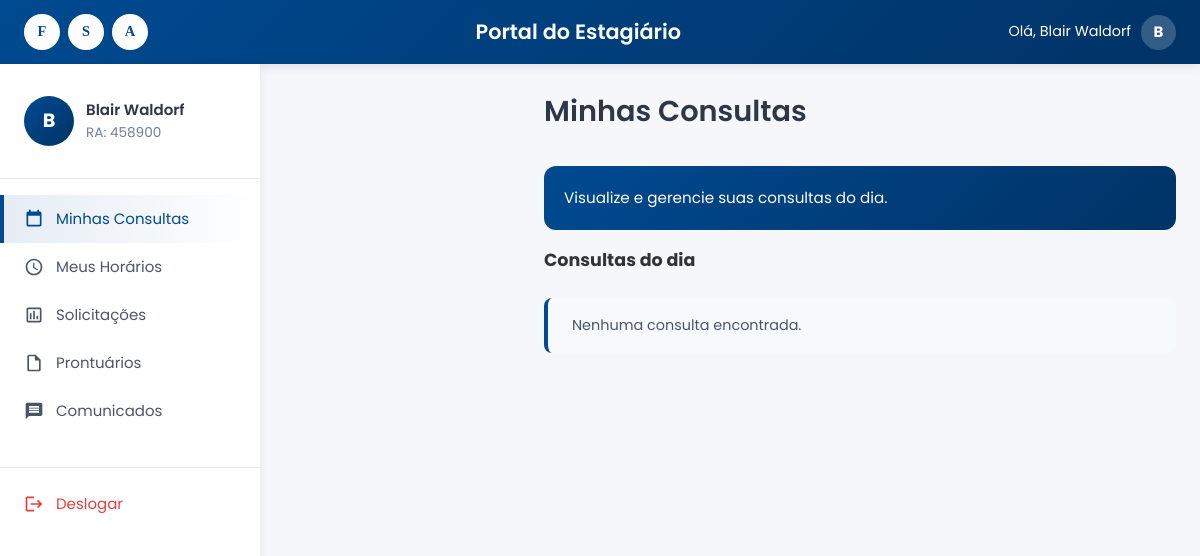
Page /aba_estagiario (signed in) on the committed database.
### models.py (models this page shows, shortened)
class Estagiario(db.Model):
    id = db.Column(db.Integer, primary_key=True)
    nome = db.Column(db.String(100), nullable=False)
    data_nascimento = db.Column(db.Date, nullable=False)
    RA = db.Column(db.String(10), unique=True, nullable=False)  # Único
    cpf = db.Column(db.String(14), unique=True, nullable=False)  # Único
    telefone_aluno = db.Column(db.String(20), unique=True, nullable=False)  # Único
    emailfsa = db.Column(db.String(100), unique=True, nullable=False)  # Único entre todos
    curso_periodo = db.Column(db.String(50), nullable=False)
    senha = db.Column(db.String(200), nullable=False)
    agendamentos = db.relationship('Agendamento', backref='estagiario', lazy=True)
    disponibilidades = db.relationship('Disponibilidade', backref='estagiario', lazy=True)

### views.py (the view)
@app.route('/aba_estagiario')
def aba_estagiario():
    print("DEBUG: Acessando a rota /aba_estagiario.")
    if 'logged_in' not in session or session.get('user_type') != 'estagiario':
        flash('Acesso negado. Por favor, faça o login como estagiário.', 'error')
        return redirect(url_for('login'))
    estagiario_id = session.get('user_id')
    if not estagiario_id:
        flash('Erro na sessão. Por favor, faça o login novamente.', 'error')
        return redirect(url_for('login'))
    estagiario = Estagiario.query.get(estagiario_id)
    if not estagiario:
        flash('Estagiário não encontrado.', 'error')
        session.clear()
        return redirect(url_for('login'))
    from models import Notificacao
    notificacoes = Notificacao.query.filter(
        (Notificacao.destinatario_id.is_(None)) | (Notificacao.destinatario_id == estagiario_id)
    ).order_by(Notificacao.data_criacao.desc()).all()
    messages = session.pop('_flashes', [])
    return render_template("aba_estagiario.html", estagiario=estagiario, messages=messages, notificacoes=notificacoes)

### templates/aba_estagiario.html (shortened to what this page needs)
<!DOCTYPE html>
<html lang="pt-br">
<head>
    <link rel="stylesheet" href="{{url_for('static', filename='css/aba_estagiario.css') }}">
</head>
<body>
    <header>
        <div class="logo">
            <span style="font-family: 'Times New Roman', Times, serif;">F</span>
            <span style="font-family: 'Times New Roman', Times, serif;">S</span>
            <span style="font-family: 'Times New Roman', Times, serif;">A</span>
        </div>
        <div class="title" id="page-title">Portal do Estagiário</div>
        <div class="profile" onclick="toggleDropdown()">
            <div>Olá, {{ estagiario.nome }}</div>
            <span>{{ estagiario.nome[:1] if estagiario and estagiario.nome else 'E' }}</span>
        </div>
    </header>
    <div class="container">
        <div class="sidebar">
            <div class="sidebar-header">
                <div class="sidebar-user">
                    <div class="user-avatar">{{ estagiario.nome[:1] if estagiario and estagiario.nome else 'E' }}</div>
                    <div class="user-info">
                        <div class="user-name">{{ estagiario.nome }}</div>
                        <div class="user-role">RA: {{ estagiario.RA }}</div>
                    </div>
                </div>
            </div>
            <nav class="sidebar-nav">
                <a href="#" class="nav-item active" onclick="mostrarPagina('pagina-minhas-consultas')">
                    <svg xmlns="http://www.w3.org/2000/svg" viewBox="0 0 24 24" class="nav-icon">
                        <path d="M19 3h-1V1h-2v2H8V1H6v2H5c-1.1 0-2 .9-2 2v14c0 1.1.9 2 2 2h14c1.1 0 2-.9 2-2V5c0-1.1-.9-2-2-2zm0 16H5V8h14v11zM5 5v1h14V5H5z"/>
                    </svg>
                    <span>Minhas Consultas</span>
                </a>
                <a href="#" class="nav-item" onclick="mostrarPagina('pagina-meus-horarios')">
                    <svg xmlns="http://www.w3.org/2000/svg" viewBox="0 0 24 24" class="nav-icon">
                        <path d="M11.99 2C6.47 2 2 6.48 2 12s4.47 10 9.99 10C17.52 22 22 17.52 22 12S17.52 2 11.99 2zM12 20c-4.42 0-8-3.58-8-8s3.58-8 8-8 8 3.58 8 8-3.58 8-8 8zm.5-13H11v6l5.25 3.15.75-1.23-4.5-2.67z"/>
                    </svg>
                    <span>Meus Horários</span>
                </a>
                <a href="#" class="nav-item" onclick="mostrarPagina('pagina-solicitacoes')">
                    <svg xmlns="http://www.w3.org/2000/svg" viewBox="0 0 24 24" class="nav-icon">
                        <path d="M19 3H5c-1.1 0-2 .9-2 2v14c0 1.1.9 2 2 2h14c1.1 0 2-.9 2-2V5c0-1.1-.9-2-2-2zm0 16H5V5h14v14zM7 10h2v7H7zm4-3h2v10h-2zm4 6h2v4h-2z"/>
                    </svg>
                    <span>Solicitações</span>
                </a>
                <a href="#" class="nav-item" onclick="mostrarPagina('pagina-prontuarios')">
                    <svg xmlns="http://www.w3.org/2000/svg" viewBox="0 0 24 24" class="nav-icon">
                        <path d="M14 2H6c-1.1 0-2 .9-2 2v16c0 1.1.9 2 2 2h12c1.1 0 2-.9 2-2V8l-6-6zm4 18H6V4h7v5h5v11z"/>
                    </svg>
                    <span>Prontuários</span>
                </a>
                <a href="#" class="nav-item" onclick="mostrarPagina('pagina-comunicados')">
                    <svg xmlns="http://www.w3.org/2000/svg" viewBox="0 0 24 24" class="nav-icon">
                        <path d="M20 2H4c-1.1 0-1.99.9-1.99 2L2 22l4-4h14c1.1 0 2-.9 2-2V4c0-1.1-.9-2-2-2zm-2 12H6v-2h12v2zm0-3H6V9h12v2zm0-3H6V6h12v2z"/>
                    </svg>
                    <span>Comunicados</span>
                </a>
                <a href="#" class="nav-item logout" onclick="logout()">
                    <svg xmlns="http://www.w3.org/2000/svg" viewBox="0 0 24 24" class="nav-icon">
                        <path d="M17 7l-1.41 1.41L18.17 11H8v2h10.17l-2.58 2.58L17 17l5-5zM4 5h8V3H4c-1.1 0-2 .9-2 2v14c0 1.1.9 2 2 2h8v-2H4V5z"/>
                    </svg>
                    <span>Deslogar</span>
                </a>
            </nav>
        </div>
        <div class="content">
            <div id="pagina-minhas-consultas" class="page active">
                <div class="page-header">
                    <h1>Minhas Consultas</h1>
                </div>
                <div class="page-content">
                    <div class="info-box">
                        <p>Visualize e gerencie suas consultas do dia.</p>
                    </div>
                    <div class="consultas-dia">
                    </div>
                </div>
            </div>
                        </div>
                    </div>
</body>
</html>

### static/css/aba_estagiario.css (style rules this page uses)
:root { --primary-color: #004a91; --primary-dark: #003366; --primary-light: #e0f2f7; --secondary-color: #6c757d; --success-color: #28a745; --warning-color: #ffc107; --danger-color: #dc3545; --light-color: #f8f9fa; --dark-color: #343a40; --white: #ffffff; --sidebar-width: 250px; --header-height: 70px; --border-radius: 8px; --box-shadow: 0 4px 10px rgba(0, 0, 0, 0.1); --transition: all 0.3s ease; }
* { margin: 0; padding: 0; box-sizing: border-box; }
body { font-family: 'Poppins', sans-serif; background-color: #f5f7fa; color: #333; line-height: 1.6; }
header { background: linear-gradient(135deg, #004a91 0%, #003366 100%); color: white; padding: 1rem 2rem; display: flex; justify-content: space-between; align-items: center; box-shadow: 0 2px 10px rgba(0,0,0,0.1); }
.logo { display: flex; gap: 8px; font-size: 24px; font-weight: bold; }
.logo span { background: white; color: #004a91; width: 40px; height: 40px; border-radius: 50%; display: flex; align-items: center; justify-content: center; }
.title { font-size: 1.5rem; font-weight: 600; }
.profile { position: relative; cursor: pointer; display: flex; align-items: center; gap: 10px; }
.profile > div:first-child { font-size: 0.9rem; }
.profile > span { width: 35px; height: 35px; background: rgba(255,255,255,0.2); border-radius: 50%; display: flex; align-items: center; justify-content: center; font-weight: bold; }
.container { display: flex; min-height: calc(100vh - 80px); }
.sidebar { width: 280px; background: white; box-shadow: 2px 0 10px rgba(0,0,0,0.05); overflow-y: auto; }
.sidebar-header { padding: 2rem 1.5rem; border-bottom: 1px solid #e9ecef; }
.sidebar-user { display: flex; align-items: center; gap: 12px; }
.user-avatar { width: 50px; height: 50px; background: linear-gradient(135deg, #004a91 0%, #003366 100%); border-radius: 50%; display: flex; align-items: center; justify-content: center; color: white; font-weight: bold; font-size: 1.2rem; }
.user-info { flex: 1; }
.user-name { font-weight: 600; color: #2d3748; }
.user-role { font-size: 0.85rem; color: #718096; }
.sidebar-nav { padding: 1rem 0; }
.nav-item { display: flex; align-items: center; gap: 12px; padding: 12px 1.5rem; color: #4a5568; text-decoration: none; transition: all 0.2s; position: relative; }
.nav-item.active { background: linear-gradient(90deg, rgba(0, 74, 145, 0.1) 0%, transparent 100%); color: #004a91; }
.nav-item.active::before { content: ''; position: absolute; left: 0; top: 0; bottom: 0; width: 4px; background: #004a91; }
.nav-icon { width: 20px; height: 20px; fill: currentColor; }
.nav-item.logout { color: #e53e3e; margin-top: 2rem; border-top: 1px solid #e9ecef; padding-top: 1.5rem; }
.content { flex: 1; padding: 2rem; overflow-y: auto; }
.page { display: none; }
.page.active { display: block; }
.page-header { margin-bottom: 2rem; }
.page-header h1 { font-size: 2rem; font-weight: 600; color: #2d3748; margin-bottom: 0.5rem; }
.info-box { background: linear-gradient(135deg, #004a91 0%, #003366 100%); color: white; padding: 1.5rem; border-radius: 12px; margin-bottom: 2rem; }
.info-box p { margin: 0; font-size: 0.95rem; line-height: 1.6; }
@media (max-width: 1400px) { .container { min-height: calc(100vh - 72px); } }
@media (max-width: 1400px) { .content { padding: 1.75rem; } }
@media (max-width: 1400px) { .page-header h1 { font-size: 1.9rem; } }
@media (max-width: 1280px) { header { padding: 0.875rem 1.5rem; } }
@media (max-width: 1280px) { .logo span { width: 36px; height: 36px; font-size: 0.9rem; } }
@media (max-width: 1280px) { .title { font-size: 1.3rem; } }
@media (max-width: 1280px) { .sidebar { width: 260px; } }
@media (max-width: 1280px) { .content { margin-left: 260px; padding: 1.5rem; } }
@media (max-width: 1280px) { .page-header h1 { font-size: 1.8rem; } }
@media (max-width: 1280px) { .info-box { padding: 1.25rem; } }
@media (max-height: 800px) { .sidebar { overflow-y: auto; max-height: calc(100vh - var(--header-height)); } }
@media (max-height: 800px) { .content { overflow-y: auto; max-height: calc(100vh - var(--header-height)); } }
@media (max-height: 800px) { .info-box, .card { margin-bottom: 1rem; } }
@media (max-width: 1400px) { body { font-size: 15px; } }

### rows in the picture
Estagiario: nome "Blair Waldorf", nome "B", RA "458900"
